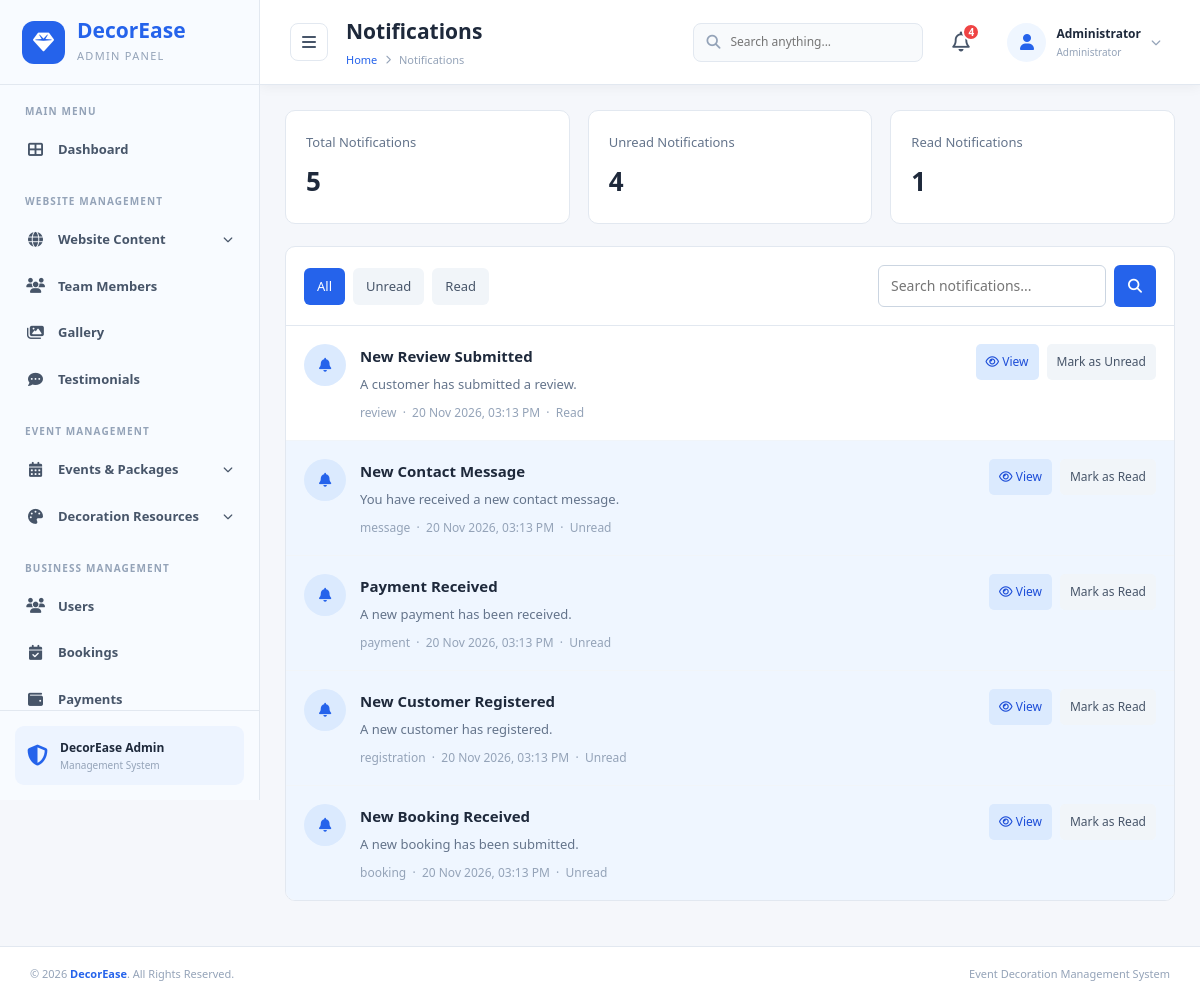
The page /admin/notifications.php (signed in) on the database its author committed.
### tables this page shows
CREATE TABLE `notifications` (
  `notification_id` int(10) UNSIGNED NOT NULL,
  `user_id` int(10) UNSIGNED NOT NULL,
  `title` varchar(200) NOT NULL,
  `message` text DEFAULT NULL,
  `notification_type` varchar(80) DEFAULT NULL,
  `related_id` int(10) UNSIGNED DEFAULT NULL,
  `is_read` tinyint(1) DEFAULT 0,
  `created_at` timestamp NOT NULL DEFAULT current_timestamp()
);

### admin/notifications.php (the view, shortened to what this page needs)
<?php
require_once __DIR__ . '/../db.php';
$adminId = (int)($_SESSION['admin_id'] ?? 0);
$filter = $_GET['filter'] ?? 'all';
$search = trim($_GET['search'] ?? '');
$where = "WHERE user_id = ?";
$params = [$adminId];
$types = "i";
$sql = "
    SELECT notification_id, title, message,
           notification_type, related_id, is_read, created_at
    FROM notifications
    $where
    ORDER BY created_at DESC, notification_id DESC
";
$stmt = $conn->prepare($sql);
$stmt->bind_param($types, ...$params);
$stmt->execute();
$result = $stmt->get_result();
$notifications = [];
while ($row = $result->fetch_assoc()) {
    $notifications[] = $row;
}
$countStmt = $conn->prepare("
    SELECT
        COUNT(*) AS total,
        SUM(is_read = 0) AS unread,
        SUM(is_read = 1) AS read_count
    FROM notifications
    WHERE user_id = ?
");
$countStmt->bind_param("i", $adminId);
$countStmt->execute();
$summary = $countStmt->get_result()->fetch_assoc();
function notificationEscape($value) {
    return htmlspecialchars((string)$value, ENT_QUOTES, 'UTF-8');
}
?>
<!DOCTYPE html>
<html lang="en">
<head>
    <link rel="stylesheet" href="includes/css/admin.css">
    <link rel="stylesheet"
          href="https://cdnjs.cloudflare.com/ajax/libs/font-awesome/6.5.0/css/all.min.css">
</head>
<body>
<div class="admin-container">
    <?php include 'includes/sidebar.php'; ?>
    <main class="main-content">
        <?php include 'includes/header.php'; ?>
        <section class="notification-page">
            <div class="notification-summary">
                <div class="notification-stat">
                    <span>Total Notifications</span>
                    <h2><?php echo (int)($summary['total'] ?? 0); ?></h2>
                </div>
                <div class="notification-stat">
                    <span>Unread Notifications</span>
                    <h2><?php echo (int)($summary['unread'] ?? 0); ?></h2>
                </div>
                <div class="notification-stat">
                    <span>Read Notifications</span>
                    <h2><?php echo (int)($summary['read_count'] ?? 0); ?></h2>
                </div>
            </div>
            <div class="notification-panel">
                <div class="notification-toolbar">
                    <div class="notification-filters">
                        <a href="notifications.php?filter=all"
                           class="<?php echo $filter === 'all' ? 'active' : ''; ?>">
                            All
                        </a>
                        <a href="notifications.php?filter=unread"
                           class="<?php echo $filter === 'unread' ? 'active' : ''; ?>">
                            Unread
                        </a>
                        <a href="notifications.php?filter=read"
                           class="<?php echo $filter === 'read' ? 'active' : ''; ?>">
                            Read
                        </a>
                    </div>
                    <form method="GET" class="notification-search">
                        <input type="search" name="search"
                               placeholder="Search notifications..."
                               value="<?php echo notificationEscape($search); ?>">
                        <button type="submit">
                            <i class="fas fa-search"></i>
                        </button>
                    </form>
                </div>
                <?php if (empty($notifications)): ?>
                    <div class="notification-empty-state">
                        <i class="far fa-bell-slash"></i>
                        <h3>No notifications found</h3>
                        <p>There are no notifications in this section.</p>
                    </div>
                <?php else: ?>
                    <?php foreach ($notifications as $notification): ?>
                        <div class="notification-row
                            <?php echo (int)$notification['is_read'] === 0 ? 'unread' : ''; ?>">
                            <div class="notification-row-icon">
                                <i class="fas fa-bell"></i>
                            </div>
                            <div class="notification-row-content">
                                <h3>
                                    <?php echo notificationEscape($notification['title']); ?>
                                </h3>
                                <p>
                                    <?php echo nl2br(notificationEscape($notification['message'])); ?>
                                </p>
                                <div class="notification-meta">
                                    <?php echo notificationEscape($notification['notification_type'] ?: 'General'); ?>
                                    &nbsp;·&nbsp;
                                    <?php echo date('d M Y, h:i A', strtotime($notification['created_at'])); ?>
                                    &nbsp;·&nbsp;
                                    <?php echo (int)$notification['is_read'] === 0 ? 'Unread' : 'Read'; ?>
                                </div>
                            </div>
                            <div class="notification-actions">
                                <a class="btn-view"
                                   href="view_notification.php?id=<?php echo (int)$notification['notification_id']; ?>">
                                    <i class="far fa-eye"></i> View
                                </a>
                                <form method="POST" action="mark_notification_read.php">
                                    <button type="submit" class="btn-status">
                                        <?php echo (int)$notification['is_read'] === 0
                                            ? 'Mark as Read' : 'Mark as Unread'; ?>
                                    </button>
                                </form>
                            </div>
                        </div>
                    <?php endforeach; ?>
                <?php endif; ?>
            </div>
        </section>
    </main>
</div>
<?php include 'includes/footer.php'; ?>
</body>
</html>

### admin/notifications.php (style rules this page uses)
.notification-page { padding: 25px; }
.notification-summary { display: grid; grid-template-columns: repeat(3, minmax(0, 1fr)); gap: 18px; margin-bottom: 22px; }
.notification-stat { background: #fff; border: 1px solid #e2e8f0; border-radius: 10px; padding: 20px; }
.notification-stat span { color: #64748b; font-size: 13px; }
.notification-stat h2 { margin: 8px 0 0; color: #1e293b; font-size: 26px; }
.notification-panel { background: #fff; border: 1px solid #e2e8f0; border-radius: 10px; overflow: hidden; }
.notification-toolbar { display: flex; justify-content: space-between; align-items: center; flex-wrap: wrap; gap: 15px; padding: 18px; border-bottom: 1px solid #e2e8f0; }
.notification-filters { display: flex; gap: 8px; flex-wrap: wrap; }
.notification-filters a { padding: 8px 13px; border-radius: 6px; text-decoration: none; color: #475569; background: #f1f5f9; font-size: 13px; }
.notification-filters a.active { background: #2563eb; color: #fff; }
.notification-search { display: flex; gap: 8px; }
.notification-search input { padding: 9px 12px; border: 1px solid #cbd5e1; border-radius: 6px; min-width: 210px; }
.notification-search button { border: 0; background: #2563eb; color: #fff; padding: 9px 14px; border-radius: 6px; cursor: pointer; }
.notification-row { display: flex; align-items: flex-start; gap: 14px; padding: 18px; border-bottom: 1px solid #f1f5f9; }
.notification-row.unread { background: #eff6ff; }
.notification-row:last-child { border-bottom: 0; }
.notification-row-icon { width: 42px; height: 42px; flex-shrink: 0; display: flex; align-items: center; justify-content: center; background: #dbeafe; color: #2563eb; border-radius: 50%; }
.notification-row-content { flex: 1; min-width: 0; }
.notification-row-content h3 { margin: 0 0 6px; color: #1e293b; font-size: 15px; }
.notification-row-content p { margin: 0 0 8px; color: #64748b; font-size: 13px; overflow-wrap: anywhere; }
.notification-meta { color: #94a3b8; font-size: 12px; }
.notification-actions { display: flex; gap: 8px; flex-wrap: wrap; align-items: center; }
.notification-actions a, .notification-actions button { border: 0; text-decoration: none; padding: 8px 10px; border-radius: 5px; font-size: 12px; cursor: pointer; }
.btn-view { background: #dbeafe; color: #1d4ed8; }
.btn-status { background: #f1f5f9; color: #475569; }

### rows shown on the page
notifications: title "New Review Submitted", message "A customer has submitted a review.", notification_type "review", created_at "20 Nov 2026, 03:13 PM", is_read "Read"
notifications: title "New Contact Message", message "You have received a new contact message.", notification_type "message", created_at "20 Nov 2026, 03:13 PM", is_read "Unread"
notifications: title "Payment Received", message "A new payment has been received.", notification_type "payment", created_at "20 Nov 2026, 03:13 PM", is_read "Unread"
notifications: title "New Customer Registered", message "A new customer has registered.", notification_type "registration", created_at "20 Nov 2026, 03:13 PM", is_read "Unread"
notifications: title "New Booking Received", message "A new booking has been submitted.", notification_type "booking", created_at "20 Nov 2026, 03:13 PM", is_read "Unread"

### other values the page prints
$pageTitle "Notifications"
$unreadCount "4"
$adminName "Administrator"
$summary['total'] "5"
$summary['unread'] "4"
$summary['read_count'] "1"
